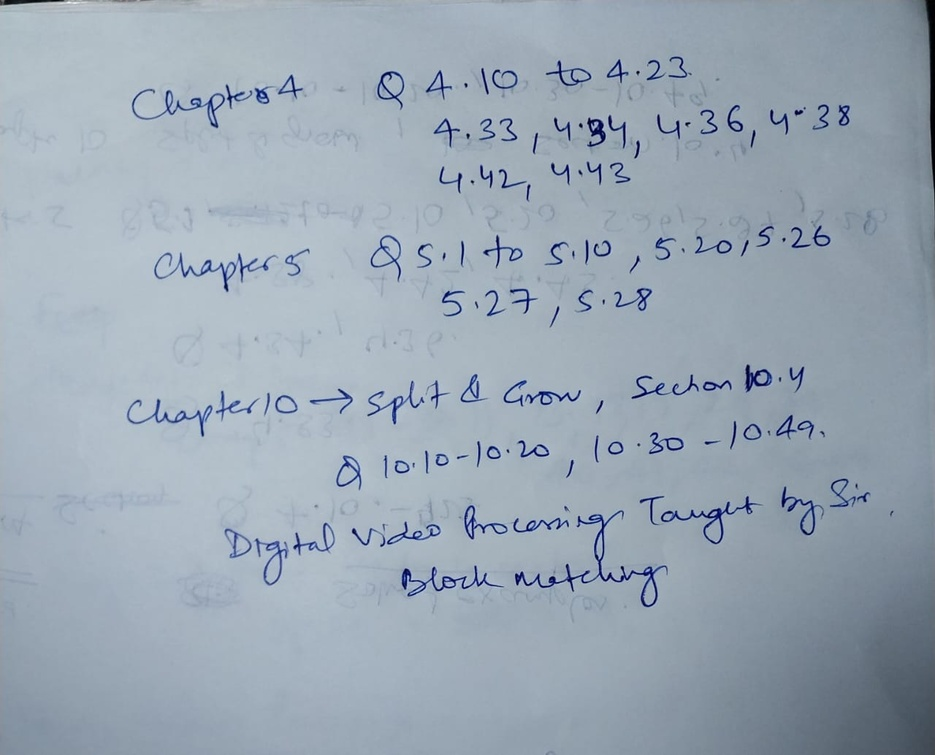
#> input picture SECOND_SEM/DIP/WhatsApp Image 2024-07-14 at 16.05.22.jpeg, 935 x 755 px, shrunk from 1280 x 1034 before the run, given in place of the camera
$ python image_segmentation.py
#> lines starting #> are read from the running program, lines starting #| are printed output that depends on the picture; after the words box and inside, x2 and y2 are one past the last pixel; in counts of white or black regions, pixels touching at a corner belong together
import cv2
import numpy as np
import matplotlib.pyplot as plt

def capture_webcam_image():
    cap = cv2.VideoCapture(0)
    if not cap.isOpened():
        print("Error: Could not open webcam.")
        return None

    ret, frame = cap.read()
    cap.release()

    if not ret:
        print("Error: Could not read frame.")
        return None

    return frame

def apply_thresholding(image):
    gray = cv2.cvtColor(image, cv2.COLOR_BGR2GRAY)
    _, global_thresh = cv2.threshold(gray, 127, 255, cv2.THRESH_BINARY)
    adaptive_thresh = cv2.adaptiveThreshold(gray, 255, cv2.ADAPTIVE_THRESH_GAUSSIAN_C, cv2.THRESH_BINARY, 11, 2)
    return global_thresh, adaptive_thresh

def apply_region_growing(image, seed_point):
    gray = cv2.cvtColor(image, cv2.COLOR_BGR2GRAY)
    mask = np.zeros((gray.shape[0] + 2, gray.shape[1] + 2), np.uint8)
    connectivity = 8  # Connectivity parameter for region growing
    flags = connectivity | cv2.FLOODFILL_FIXED_RANGE
    cv2.floodFill(gray, mask, seed_point, 255, (10,), (10,), flags)
    return mask[1:-1, 1:-1]  # Removing the added border

def apply_edge_detection(image):
    gray = cv2.cvtColor(image, cv2.COLOR_BGR2GRAY)
    edges = cv2.Canny(gray, 100, 200)
    return edges

def display_images(images, titles):
    plt.figure(figsize=(15, 5))

    for i in range(len(images)):
        plt.subplot(1, len(images), i + 1)
        if len(images[i].shape) == 2:
            plt.imshow(images[i], cmap='gray')
        else:
            plt.imshow(cv2.cvtColor(images[i], cv2.COLOR_BGR2RGB))
        plt.title(titles[i])
        plt.axis('off')

    plt.show()

def main():
    frame = capture_webcam_image()
#> in capture_webcam_image, frame is the input picture: shape (755, 935, 3); mean B, G, R 180.4, 167.4, 154.2
    if frame is not None:
        global_thresh, adaptive_thresh = apply_thresholding(frame)
#> in apply_thresholding, `gray = cv2.cvtColor(image, cv2.COLOR_BGR2GRAY)`:
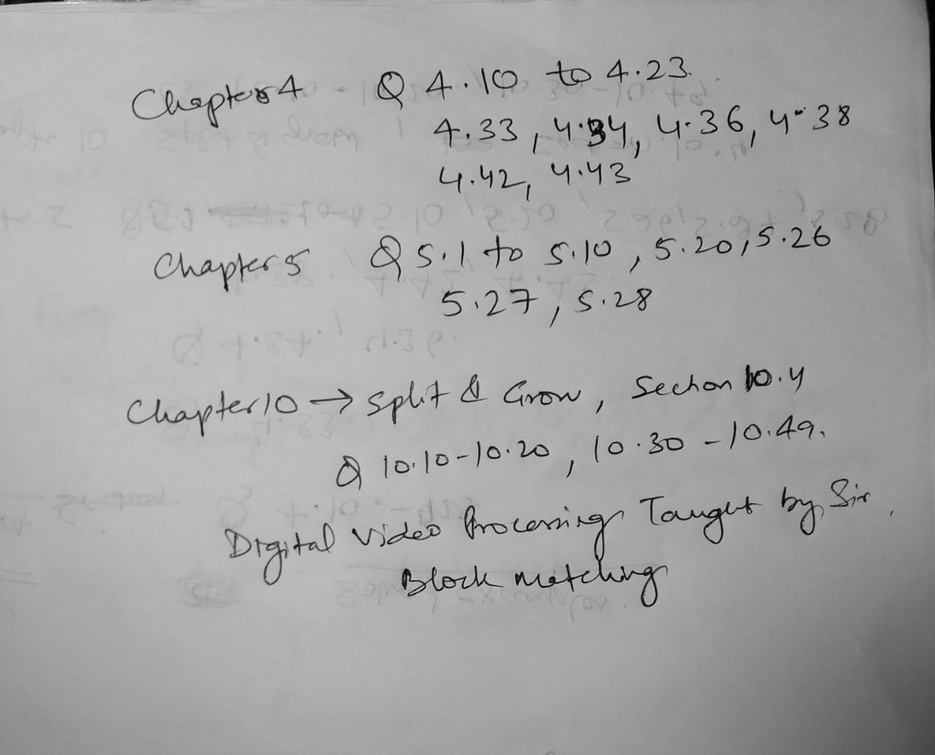
#> gray: shape (755, 935); min 0, max 246, mean 164.9
#> in apply_thresholding, `_, global_thresh = cv2.threshold(gray, 127, 255, cv2.THRESH_BINARY)`:
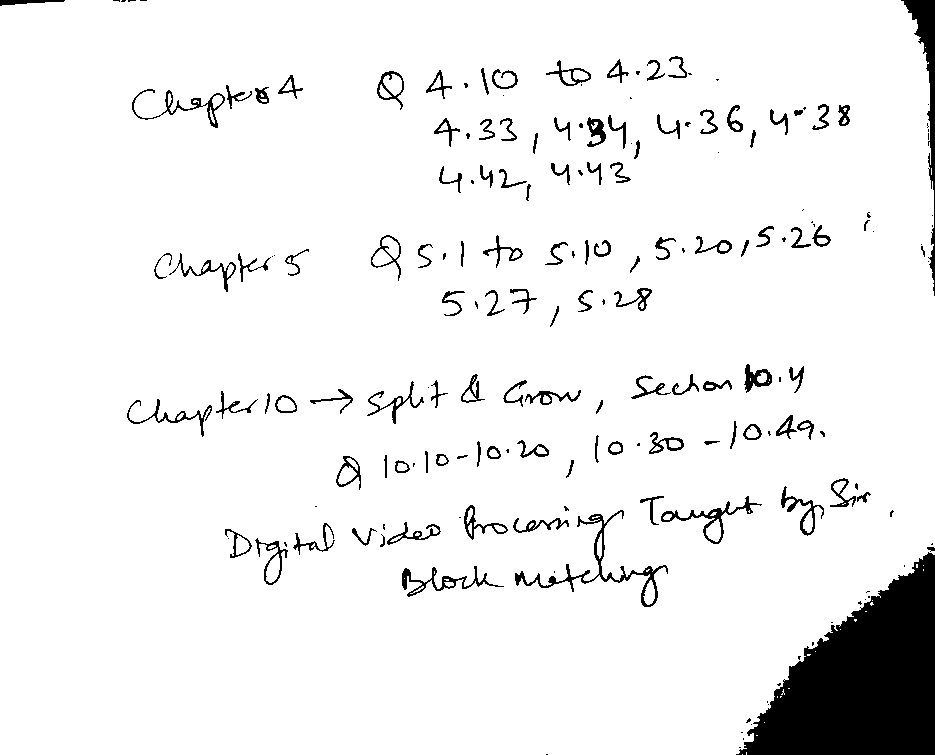
#> global_thresh: shape (755, 935); 93.7% white; 188 black regions (74 under 20 px), largest, box (x1, y1, x2, y2) and area: (736, 552, 935, 755) 23508, (901, 0, 935, 296) 2046, (515, 510, 668, 607) 1351
#> in apply_thresholding, `adaptive_thresh = cv2.adaptiveThreshold(gray, 255, cv2.ADAPTIVE_THRESH..`:
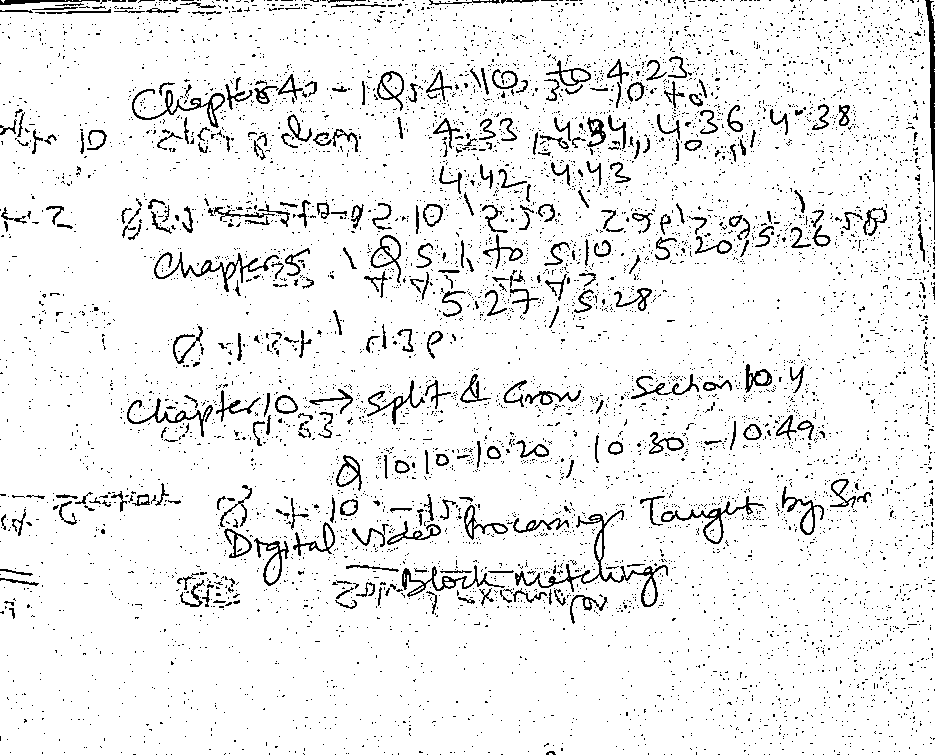
#> adaptive_thresh: shape (755, 935); 93.1% white; black in thin lines or dots
        seed_point = (int(frame.shape[1] / 2), int(frame.shape[0] / 2))
#> seed_point = (467, 377)
        region_grown = apply_region_growing(frame, seed_point)
#> in apply_region_growing, `cv2.floodFill(gray, mask, seed_point, 255, (10,), (10,), flags)`:
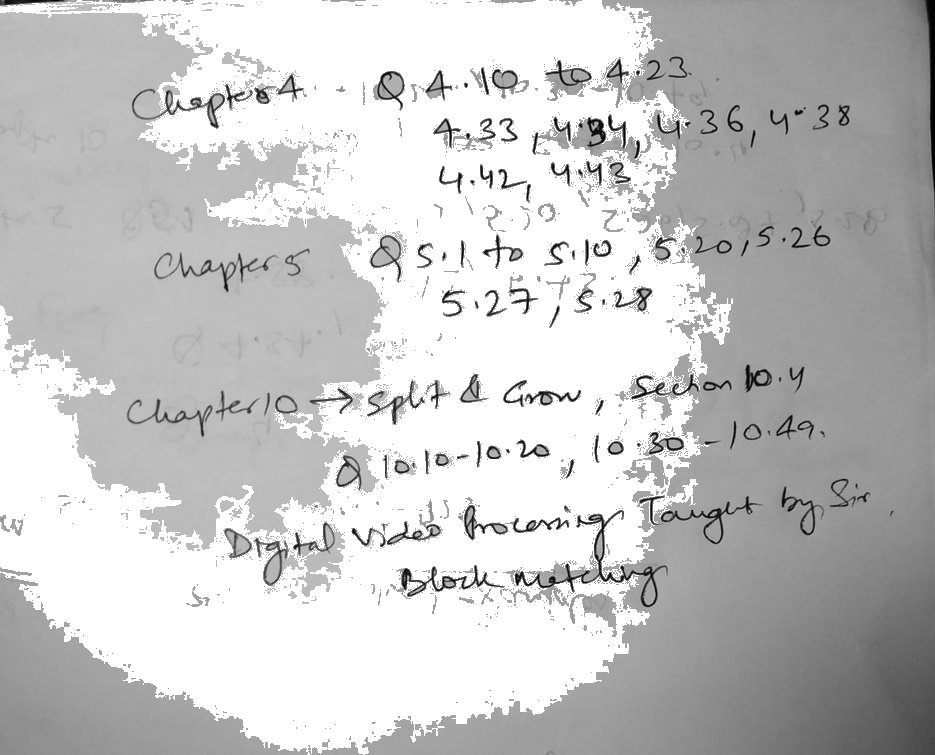
#> gray: shape (755, 935); min 0, max 255, mean 198.3
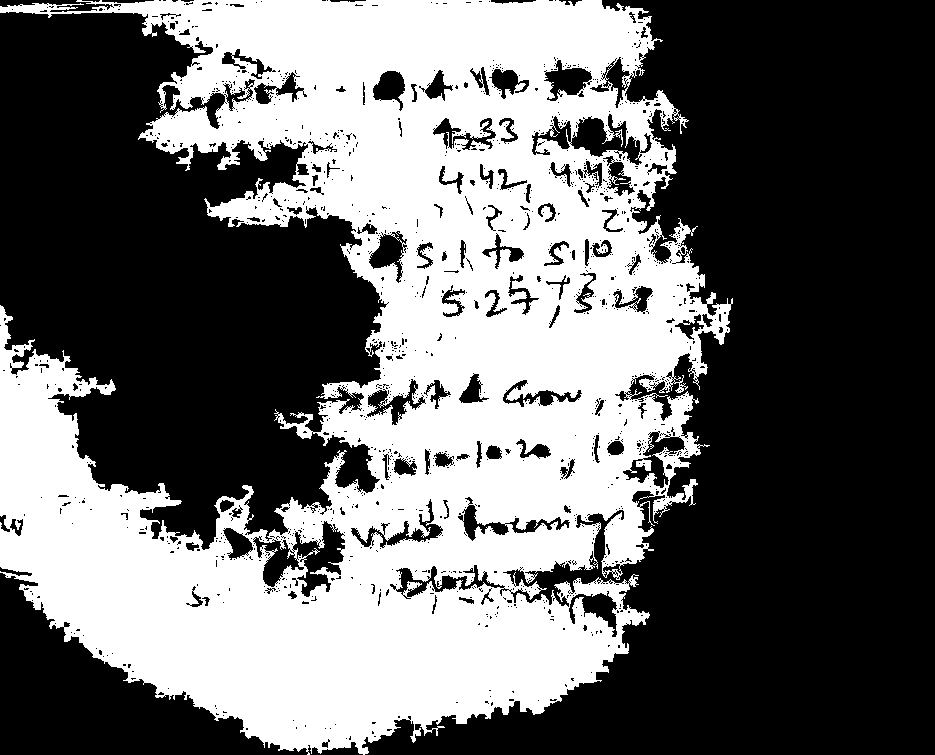
#> region_grown: shape (755, 935); values 0 (black) and 1 (white), 41.5% white; 1 white region, box (x1, y1, x2, y2) and area: (0, 0, 733, 755) 293076
        edges = apply_edge_detection(frame)
#> in apply_edge_detection, `edges = cv2.Canny(gray, 100, 200)`:
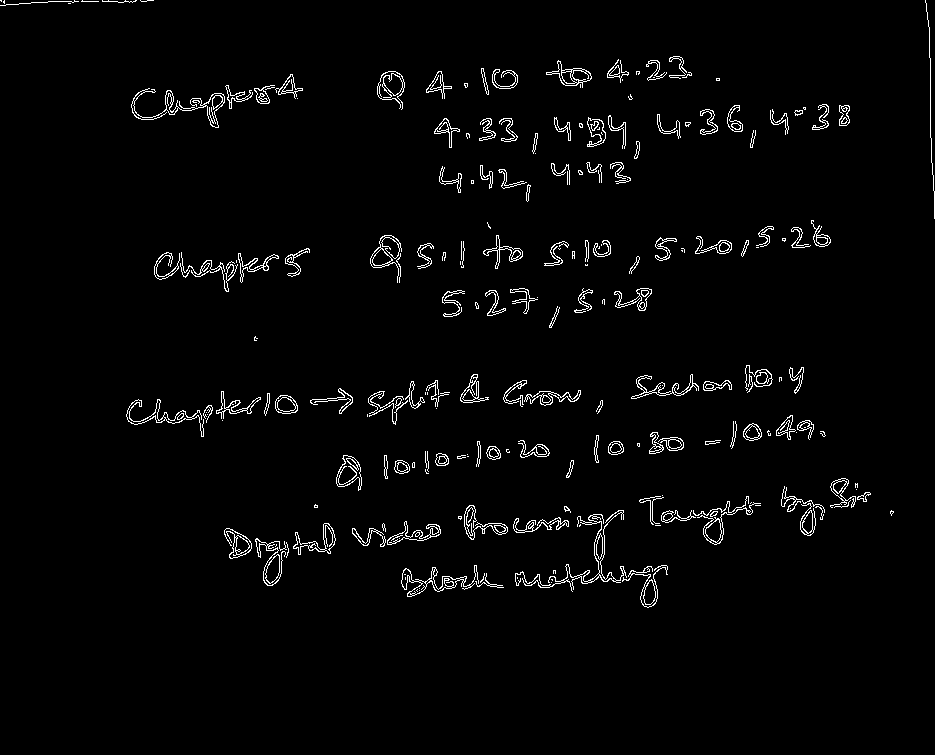
#> edges: shape (755, 935); 2.3% white in thin lines or dots, all inside (x1, y1, x2, y2) = (0, 0, 935, 608)

        images = [frame, global_thresh, adaptive_thresh, region_grown, edges]
        titles = ['Original Image', 'Global Thresholding', 'Adaptive Thresholding', 'Region Growing', 'Edge Detection']
        display_images(images, titles)
#> the loop in display_images, `for i in range(len(images)):` made 5 passes
#> in display_images, `plt.show()`:
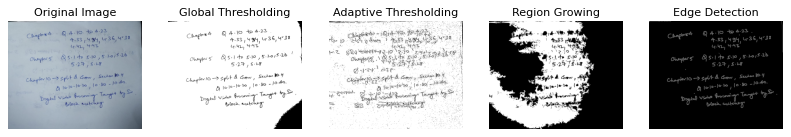
#> figure drawn by matplotlib, 5 panels

if __name__ == "__main__":
    main()
